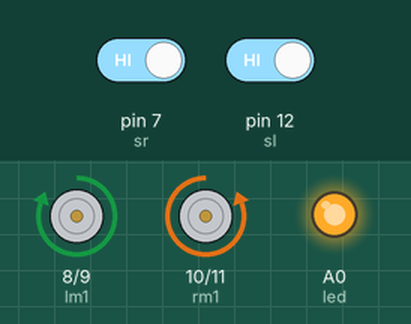
The sketch below on a simulated Arduino Uno, built with avr-gcc and run on an emulated ATmega328P. Shown: motor-driver pin pairs drawn as motors (green arrow = first pin HIGH = forward, orange = second pin HIGH = backward, longer = more drive), output pins drawn as LEDs (lit = HIGH). Inputs (shaded band) come from the test bench; at power-on: pin 12 (sl) HIGH, pin 7 (sr) HIGH.

Above: at 3.1 s.
3.2 s: pin 12 (sl) driven LOW
At 3.65 s:
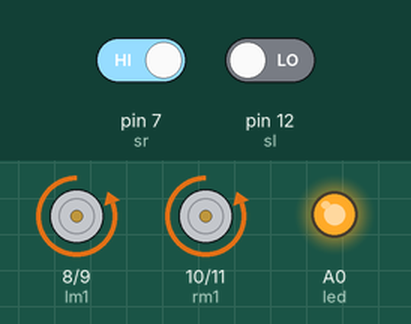
7.6 s: pin 7 (sr) driven LOW
At 8.4 s:
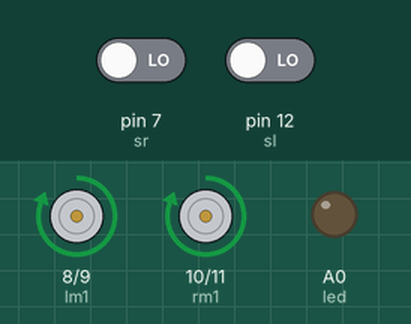
9.5 s: pin 7 (sr) driven HIGH
At 10.3 s:
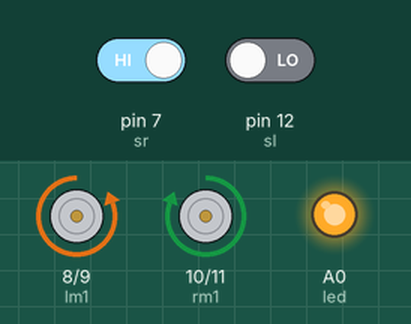
13.1 s: pin 12 (sl) driven HIGH
Timing chart, 0 to 17.6 s (numbered marks = the images above; inputs shaded):
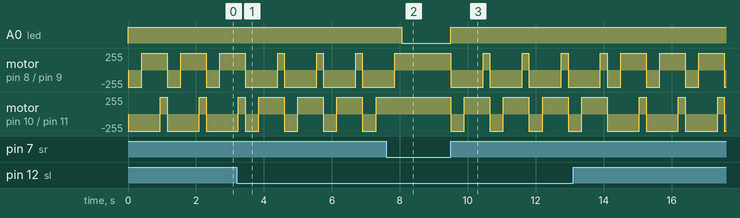

Measured:
- after the input at 7.6 s, A0 (led): HIGH → LOW after 0.45 s; motor on pin 8 (lm1) / pin 9 (lm2): goes on until 7.9 s, then stays forward 255/255; motor on pin 10 (rm1) / pin 11 (rm2): stays forward 255/255 (without the input it goes to backward 255/255 after 0.45 s)
- after the input at 9.5 s, A0 (led): LOW → HIGH at once; motor on pin 8 (lm1) / pin 9 (lm2): alternates forward 255/255 for 0.20 s and backward 255/255 for 0.95 s, starting at once; motor on pin 10 (rm1) / pin 11 (rm2): alternates forward 255/255 for 0.75 s and backward 255/255 for 0.40 s, starting at once
- by itself, motor on pin 8 (lm1) / pin 9 (lm2): alternates forward 255/255 for 0.20 s and backward 255/255 for 0.95 s
- by itself, motor on pin 10 (rm1) / pin 11 (rm2): repeats every 1.2 s: backward 255/255 0.40 s, forward 255/255 0.75 s

The sketch:

smarty.ino
```cpp
int lm1=8; //left motor output 1
int lm2=9; //left motor output 2
int rm1=10;  //right motor output 1
int rm2=11;  //right motor output 2
int sl=12;    //sensor 1 input (left)
int sr=7;    //sensor 2 input (right)
int SlV=0;
int SrV=0;
int led=A0;
void setup()
{
 pinMode(lm1,OUTPUT); //set left motor forward output
 pinMode(lm2,OUTPUT); //set left motor backward output
 pinMode(rm1,OUTPUT); //set right motor forward output
 pinMode(rm2,OUTPUT); //set right motor backward output
 pinMode(led,OUTPUT);
 pinMode(sl,INPUT);   //set left sensor input
 pinMode(sr,INPUT);   //set right sensor input
 Serial.begin(9600);
sTOP();
}
void loop()
{
 SlV=digitalRead(sl);	//read left sensor
 SrV=digitalRead(sr);   //read right sensor

 if(SrV==LOW && SlV== LOW)	//if both sensors are LOW then no edge
 {
   digitalWrite(led,LOW);
   ForWard();			//go forward
 }

 if(SrV==HIGH && SlV== HIGH)   //if both sensors are HIGH then there is edge ahead
 {
   digitalWrite(led,HIGH);
   BackWard();			//go backward for 400 ms
   delay(400);
   Right();			//go right for 550 ms
   delay(550);
   ForWard();			//go forward
   delay(200);
 }

 if(SrV==LOW && SlV== HIGH)	//if there is edge on the left side
 {
  digitalWrite(led,HIGH);
  BackWard();			//go backward for 400 ms
  delay(400);
  Right();			//go right for 550 ms
  delay(550);
  ForWard();			//go forward
  delay(200);
 }

 if(SrV==HIGH && SlV== LOW)	//if there is edge on the right side
 {
  digitalWrite(led,HIGH);
  BackWard();			//go backward for 400 ms
  delay(400);
  Left();			//go left for 550 ms
  delay(550);
  ForWard();			//go forward
  delay(200);
 }
}

void ForWard()
 {
  digitalWrite(lm1,HIGH);	//set forward pins for left motor
  digitalWrite(lm2,LOW);	//set forward pins for left motor
  digitalWrite(rm1,HIGH);	//set forward pins for right motor
  digitalWrite(rm2,LOW);	//set forward pins for right motor
 }

void BackWard()
 {
  digitalWrite(lm1,LOW);	//set backward pins for left motor
  digitalWrite(lm2,HIGH);	//set backward pins for left motor
  digitalWrite(rm1,LOW);	//set backward pins for right motor
  digitalWrite(rm2,HIGH);	//set backward pins for right motor
 }

void Left()
 {
  digitalWrite(lm1,LOW);	//set backward pins for left motor
  digitalWrite(lm2,HIGH);	//set backward pins for left motor
  digitalWrite(rm1,HIGH);	//set forward pins for right motor
  digitalWrite(rm2,LOW);	//set forward pins for right motor
 }

void Right()
 {
  digitalWrite(lm1,HIGH);	//set forward pins for left motor
  digitalWrite(lm2,LOW);	//set forward pins for left motor
  digitalWrite(rm1,LOW);	//set backward pins for right motor
  digitalWrite(rm2,HIGH);	//set backward pins for right motor
 }

void sTOP()
 {
  digitalWrite(lm1,LOW);	//stop left motor
  digitalWrite(lm2,LOW);	//stop left motor
  digitalWrite(rm1,LOW);	//stop right motor
  digitalWrite(rm2,LOW);	//stop right motor
 }
```
